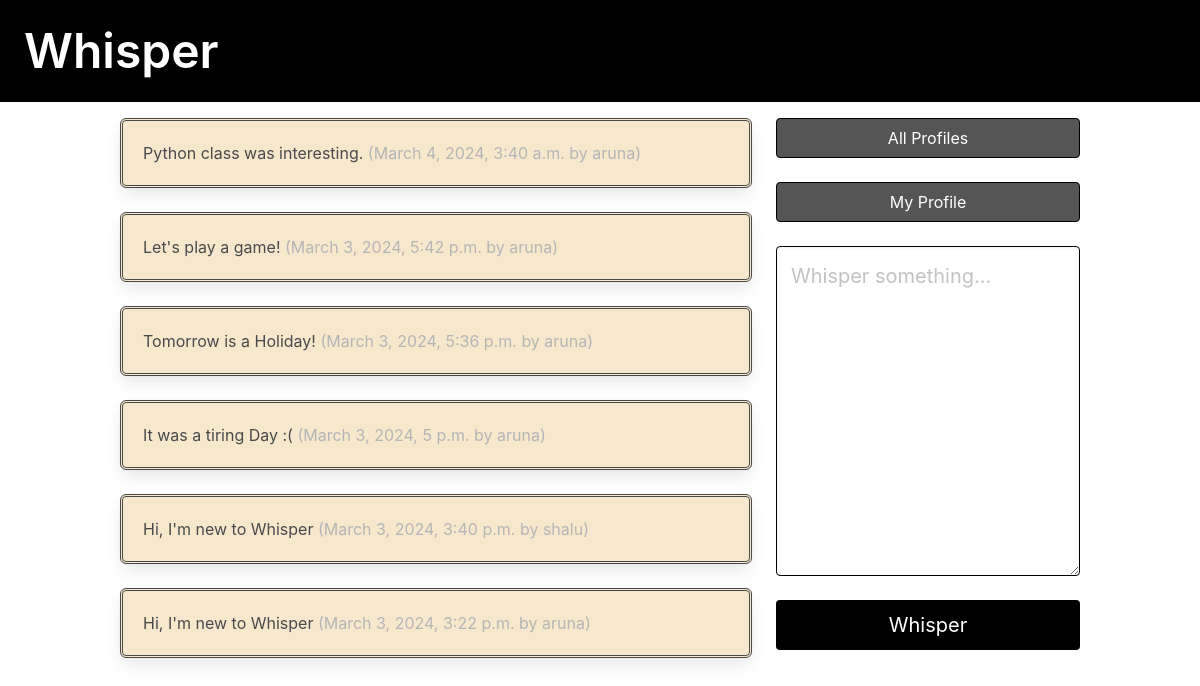
The app's page / (signed in) with its own data.
### whisper/models.py (models this page shows, shortened)
class Whisper(models.Model):
    user = models.ForeignKey(
        User, related_name="whisper", on_delete=models.DO_NOTHING
    )
    body = models.CharField(max_length=140)
    created_at = models.DateTimeField(auto_now_add=True)

### whisper/views.py (the view)
# urls.py: path("",dashboard,name="dashboard"),
def dashboard(request):
    form = WhisperForm(request.POST or None)
    if request.method == "POST":
        if form.is_valid():
            dweet = form.save(commit=False)
            dweet.user = request.user
            dweet.save()
            return redirect("whisper:dashboard")
    followed_whisper = Whisper.objects.filter(
        user__profile__in=request.user.profile.follows.all()
    ).order_by("-created_at")
    form=WhisperForm()
    return render(request,"whisper/dashboard.html",{"form":form,"whisper":followed_whisper})

### whisper/forms.py
class WhisperForm(forms.ModelForm):
    body = forms.CharField(
        required=True,
        widget=forms.widgets.Textarea(
            attrs={
                "placeholder": "Whisper something...",
                "class": "textarea is-success is-medium",
                "style":"border-color:black"
            }
        ),
        label="",
    )
    class Meta:
        model = Whisper
        exclude = ("user", )

### whisper/templates/whisper/dashboard.html (shortened to what this page needs)
{% extends 'base.html' %}
{% block content %}
<div class="column">
    {% for whisper in whisper %}
            <div class="box" style="background-color: rgb(246, 231, 205);border:double;">
                {{ whisper.body }}
                <span class="is-small has-text-grey-light">
                    ({{ whisper.created_at }} by {{ whisper.user.username }})
                </span>
            </div>
        {% endfor %}
</div>
<div class="column is-one-third" style="border-color:;">
    <div class="block">
        <a href="{% url 'whisper:profile_list' %} ">
            <button class="button is-dark is-outlined is-fullwidth" style="background-color: rgb(86, 85, 85);color: white;border-color: black;">
                All Profiles
            </button>
        </a>
    </div>
    <div class="block">
        <a href="{% url 'whisper:profile' request.user.profile.id %} ">
            <button class="button is-success is-light is-outlined is-fullwidth" style="background-color: rgb(86, 85, 85);color: white;border-color: black; ">
                My Profile
            </button>
        </a>
    </div>
    <form method="post" style="border-color: black;">
        {{ form.as_p }}
        <button class="button is-success is-fullwidth is-medium mt-5"
                type="submit" style="background-color: black;">Whisper
        </button>
    </form>
</div>
{% endblock content %}

### whisper/templates/base.html (shortened to what this page needs)
<!DOCTYPE html>
<html lang="en">
<head>
    <link rel="stylesheet"
          href="https://cdn.jsdelivr.net/npm/bulma@0.9.3/css/bulma.min.css">
</head>
<body>
    <section class="hero is-small is-success mb-4" style="background-color: black;">
        <div class="hero-body">
            <h1 class="title is-1">Whisper</h1>
        </div>
    </section>
    <div class="container">
        <div class="columns">
            {% block content %}
            {% endblock content %}
        </div>
    </div>
</body>
</html>

### whisper/templates/base.html (style rules this page uses)
body { background-image: url(''); background-repeat: no-repeat; background-attachment: fixed; background-size: cover; }

### records on screen
Whisper: body "Python class was interesting.", created_at "March 4, 2024, 3:40 a.m.", user.username "aruna"
Whisper: body "Let's play a game!", created_at "March 3, 2024, 5:42 p.m.", user.username "aruna"
Whisper: body "Tomorrow is a Holiday!", created_at "March 3, 2024, 5:36 p.m.", user.username "aruna"
Whisper: body "It was a tiring Day :(", created_at "March 3, 2024, 5 p.m.", user.username "aruna"
Whisper: body "Hi, I'm new to Whisper", created_at "March 3, 2024, 3:40 p.m.", user.username "shalu"
Whisper: body "Hi, I'm new to Whisper", created_at "March 3, 2024, 3:22 p.m.", user.username "aruna"
